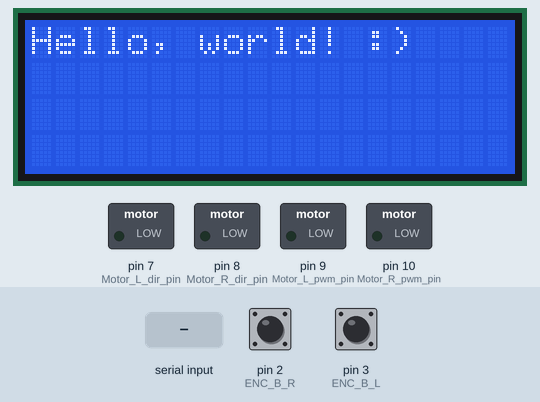
This sketch was run on a simulated Arduino Mega 2560, built with avr-gcc and run on an emulated ATmega2560. On the bench: 20×4 character LCD, switched loads named in the sketch (green lamp = pin HIGH). Inputs (shaded band) come from the test bench; at power-on: pin 2 (ENC_B_R) HIGH, pin 3 (ENC_B_L) HIGH. What the sketch prints to the serial monitor is not drawn.

Above: at 0.1 s.
1.4 s: "Move\n" received over Serial
At 1.9 s:
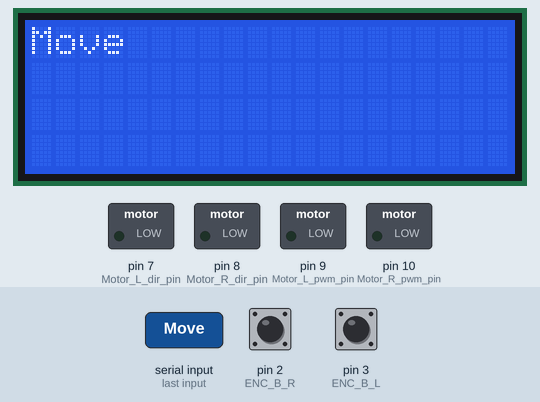
2.9 s: ":\n" received over Serial
At 4.1 s:
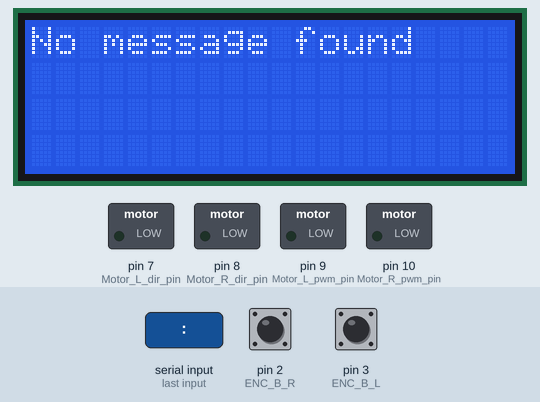
4.4 s: "Move:1\n" received over Serial
At 5.0 s:
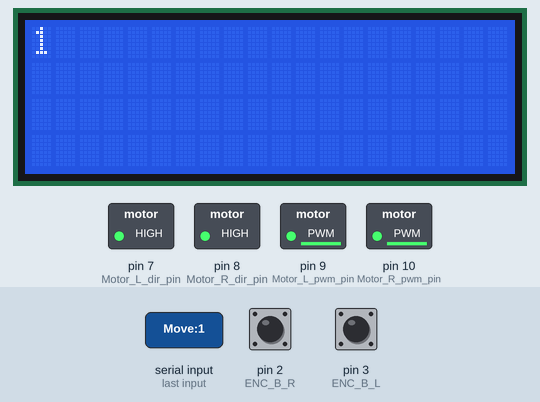
Timing chart, 0 to 7.4 s (numbered marks = the images above; inputs shaded):
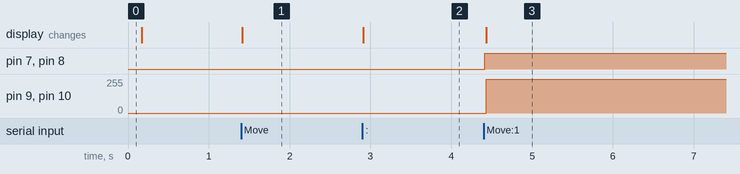

Measured:
- after the input at 1.4 s, the display: changes at once (image 1)
- after the input at 2.9 s, the display: changes at once (image 2)
- after the input at 4.4 s, pin 7 (Motor_L_dir_pin), pin 8 (Motor_R_dir_pin): LOW → HIGH at once; pin 9 (Motor_L_pwm_pin), pin 10 (Motor_R_pwm_pin): 0/255 → 254/255 at once; the display: changes at once (image 3)

The sketch:

UART.ino
```cpp
#include <LiquidCrystal.h>

const int rs = 37, en = 36, d4 = 35, d5 = 34, d6 = 33, d7 = 32;

LiquidCrystal lcd(rs, en, d4, d5, d6, d7);

#define ENC_A_L 23 // for direction sensing pin D24
#define ENC_B_L 3 // for pulse counting pin D3 = INT5
#define ENC_A_R 24 // for direction sensing pin D23
#define ENC_B_R 2 // for pulse counting pin D2 = INT4

#define Motor_L_dir_pin       7
#define Motor_R_dir_pin       8
#define Motor_L_pwm_pin       9
#define Motor_R_pwm_pin       10

double count_L = 0 , count_R = 0;
// math for counting distance
int r = 3; // 3 cm
const float pi = 3.14;
float p = 270;              //? ?????170
double DistancePerPulse = 0.069;
double DPulse=1;
double distance_L = 0;                                //distance in cm
double distance_R = 0;
int distVal = 0;

void isr_L();
void isr_R();

int x,y,xp,xd,ySpeed,yd,pwm_L, pwm_R;

void setup()
{
    // setting encoder pins as input
  pinMode(ENC_A_L, INPUT);
  pinMode(ENC_B_L, INPUT);
  pinMode(ENC_A_R, INPUT);
  pinMode(ENC_B_R, INPUT);

  lcd.begin(20, 4);
  lcd.print("Hello, world! :)");
  delay(100);
  lcd.clear();
  Serial.begin(9600);
  Serial.println("SMS Messages Receiver");

  pinMode(Motor_R_dir_pin,OUTPUT); //PWM
  pinMode(Motor_L_dir_pin,OUTPUT); //PWM
  pinMode(Motor_L_pwm_pin,OUTPUT); //PWM
  pinMode(Motor_R_pwm_pin,OUTPUT); //PWM

  attachInterrupt(digitalPinToInterrupt(ENC_B_L), isr_L, FALLING);
  attachInterrupt(digitalPinToInterrupt(ENC_B_R), isr_R, FALLING);
}

void loop()
{

  pwm_L=0, pwm_R=0;

if (Serial.available() > 0){
    String message = Serial.readStringUntil('\n');
    Serial.print("Message received, content: ");
    Serial.println(message);
    int pos_s = message.indexOf("Move");
    lcd.setCursor(0, 0);
    lcd.clear();

    if (pos_s > -1){
      Serial.println("Command = Move ");
      pos_s = message.indexOf(":");
      String stat = message.substring(pos_s + 1);
      lcd.print(stat);
      distVal = stat.toInt();
      Serial.print("Distance:");
      Serial.println(distVal);
      Serial.println("i'm here");

      if(distVal > 0){
        digitalWrite(Motor_L_dir_pin, 1);
        digitalWrite(Motor_R_dir_pin, 1);
        Serial.println("Motor_L_dir_pin");
      }
      if(distVal < 0){
        digitalWrite(Motor_L_dir_pin, 0);
        digitalWrite(Motor_R_dir_pin, 0);
      }

      while (count_L*DistancePerPulse < distVal) {                    //forward 10cm
  //Serial.println(count_L*DistancePerPulse);
        analogWrite(Motor_L_pwm_pin, 254);
        analogWrite(Motor_R_pwm_pin, 254);
        Serial.println(count_L);
      }

      analogWrite(Motor_L_pwm_pin, 0);
      analogWrite(Motor_R_pwm_pin, 0);

      delay(500);

      count_L = 0;
    }
    else{
      lcd.print("No message found");
      Serial.println("No message found, try typing dist:text\n");
    }
  }

}


void isr_L() {
    count_L++;
}

void isr_R() {
    count_R++;
}


  
```
